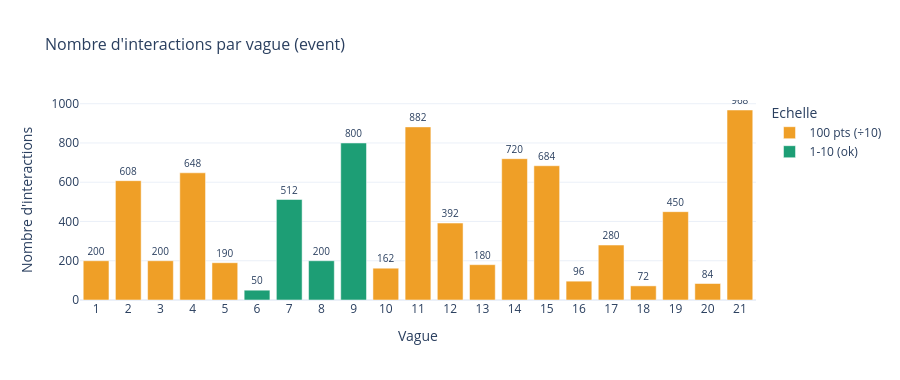

Notebook source saved alongside this figure:
### Code cell
# =============================================================================
# 6. DISTRIBUTION DES WAVES (TAILLE DES EVENTS)
# =============================================================================
 
wave_counts = df["wave"].value_counts().sort_index().reset_index()
wave_counts.columns = ["Wave", "Nb interactions"]
wave_counts["Echelle"] = wave_counts["Wave"].apply(
    lambda w: "100 pts (÷10)" if w in WAVES_100PTS else "1-10 (ok)"
)
 
fig_waves = px.bar(
    wave_counts,
    x="Wave",
    y="Nb interactions",
    color="Echelle",
    color_discrete_map={"100 pts (÷10)": PALETTE["amber"], "1-10 (ok)": PALETTE["match"]},
    title="Nombre d'interactions par vague (event)",
    labels={"Wave": "Vague", "Nb interactions": "Nombre d'interactions"},
    height=380,
    text="Nb interactions",
)
fig_waves.update_traces(textposition="outside", textfont_size=10)
fig_waves.update_layout(
    xaxis=dict(tickmode="linear", dtick=1),
    plot_bgcolor="white",
    title_font_size=16,
)
fig_waves.show()

### Figure 1 — Plotly figure (JSON) as saved in the notebook; plotly's stock layout.template omitted (floating-point values rounded to 4 significant figures)
{"data": [{"hovertemplate": "Echelle=100 pts (÷10)<br>Vague=%{x}<br>Nombre d'interactions=%{text}<extra></extra>", "legendgroup": "100 pts (÷10)", "marker": {"color": "#EF9F27", "pattern": {"shape": ""}}, "name": "100 pts (÷10)", "orientation": "v", "showlegend": true, "text": [200.0, 608.0, 200.0, 648.0, 190.0, 162.0, 882.0, 392.0, 180.0, 720.0, 684.0, 96.0, 280.0, 72.0, 450.0, 84.0, 968.0], "textfont": {"size": 10}, "textposition": "outside", "type": "bar", "x": [1, 2, 3, 4, 5, 10, 11, 12, 13, 14, 15, 16, 17, 18, 19, 20, 21], "xaxis": "x", "y": [200, 608, 200, 648, 190, 162, 882, 392, 180, 720, 684, 96, 280, 72, 450, 84, 968], "yaxis": "y"}, {"hovertemplate": "Echelle=1-10 (ok)<br>Vague=%{x}<br>Nombre d'interactions=%{text}<extra></extra>", "legendgroup": "1-10 (ok)", "marker": {"color": "#1D9E75", "pattern": {"shape": ""}}, "name": "1-10 (ok)", "orientation": "v", "showlegend": true, "text": [50.0, 512.0, 200.0, 800.0], "textfont": {"size": 10}, "textposition": "outside", "type": "bar", "x": [6, 7, 8, 9], "xaxis": "x", "y": [50, 512, 200, 800], "yaxis": "y"}], "layout": {"barmode": "relative", "height": 380, "legend": {"title": {"text": "Echelle"}, "tracegroupgap": 0}, "plot_bgcolor": "white", "title": {"font": {"size": 16}, "text": "Nombre d'interactions par vague (event)"}, "xaxis": {"anchor": "y", "domain": [0, 1], "dtick": 1, "tickmode": "linear", "title": {"text": "Vague"}}, "yaxis": {"anchor": "x", "domain": [0, 1], "title": {"text": "Nombre d'interactions"}}}}
